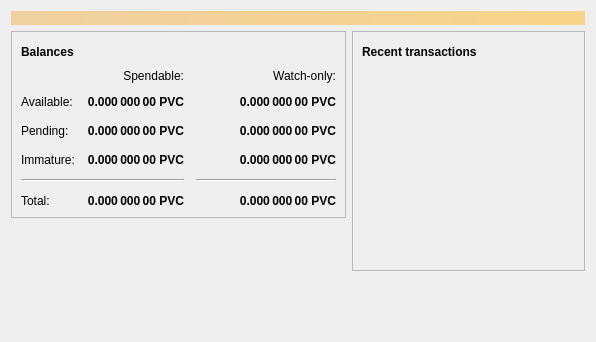
<?xml version="1.0" encoding="UTF-8"?>
<ui version="4.0">
 <class>OverviewPage</class>
 <widget class="QWidget" name="OverviewPage">
  <property name="geometry">
   <rect>
    <x>0</x>
    <y>0</y>
    <width>596</width>
    <height>342</height>
   </rect>
  </property>
  <property name="windowTitle">
   <string>Form</string>
  </property>
  <layout class="QVBoxLayout" name="topLayout">
   <item>
    <widget class="QLabel" name="labelAlerts">
     <property name="visible">
      <bool>false</bool>
     </property>
     <property name="styleSheet">
      <string notr="true">QLabel { background-color: qlineargradient(x1: 0, y1: 0, x2: 1, y2: 0, stop:0 #F0D0A0, stop:1 #F8D488); color:#000000; }</string>
     </property>
     <property name="wordWrap">
      <bool>true</bool>
     </property>
     <property name="margin">
      <number>3</number>
     </property>
     <property name="textInteractionFlags">
      <set>Qt::TextSelectableByMouse</set>
     </property>
    </widget>
   </item>
   <item>
    <layout class="QHBoxLayout" name="horizontalLayout" stretch="1,1">
     <item>
      <layout class="QVBoxLayout" name="verticalLayout_2">
       <item>
        <widget class="QFrame" name="frame">
         <property name="frameShape">
          <enum>QFrame::StyledPanel</enum>
         </property>
         <property name="frameShadow">
          <enum>QFrame::Raised</enum>
         </property>
         <layout class="QVBoxLayout" name="verticalLayout_4">
          <item>
           <layout class="QHBoxLayout" name="horizontalLayout_4">
            <item>
             <widget class="QLabel" name="label_5">
              <property name="font">
               <font>
                <weight>75</weight>
                <bold>true</bold>
               </font>
              </property>
              <property name="text">
               <string>Balances</string>
              </property>
             </widget>
            </item>
            <item>
             <widget class="QPushButton" name="labelWalletStatus">
              <property name="enabled">
               <bool>true</bool>
              </property>
              <property name="maximumSize">
               <size>
                <width>30</width>
                <height>16777215</height>
               </size>
              </property>
              <property name="toolTip">
               <string>The displayed information may be out of date. Your wallet automatically synchronizes with the Pivotalcoin network after a connection is established, but this process has not completed yet.</string>
              </property>
              <property name="text">
               <string/>
              </property>
              <property name="icon">
               <iconset resource="../pivotalcoin.qrc">
                <normaloff>:/icons/warning</normaloff>
                <disabledoff>:/icons/warning</disabledoff>:/icons/warning</iconset>
              </property>
              <property name="iconSize">
               <size>
                <width>24</width>
                <height>24</height>
               </size>
              </property>
              <property name="flat">
               <bool>true</bool>
              </property>
             </widget>
            </item>
            <item>
             <spacer name="horizontalSpacer_3">
              <property name="orientation">
               <enum>Qt::Horizontal</enum>
              </property>
              <property name="sizeHint" stdset="0">
               <size>
                <width>40</width>
                <height>20</height>
               </size>
              </property>
             </spacer>
            </item>
           </layout>
          </item>
          <item>
           <layout class="QGridLayout" name="gridLayout">
            <property name="spacing">
             <number>12</number>
            </property>
            <item row="2" column="2">
             <widget class="QLabel" name="labelWatchPending">
              <property name="font">
               <font>
                <weight>75</weight>
                <bold>true</bold>
               </font>
              </property>
              <property name="cursor">
               <cursorShape>IBeamCursor</cursorShape>
              </property>
              <property name="toolTip">
               <string>Unconfirmed transactions to watch-only addresses</string>
              </property>
              <property name="text">
               <string notr="true">0.000 000 00 PVC</string>
              </property>
              <property name="alignment">
               <set>Qt::AlignRight|Qt::AlignTrailing|Qt::AlignVCenter</set>
              </property>
              <property name="textInteractionFlags">
               <set>Qt::LinksAccessibleByMouse|Qt::TextSelectableByKeyboard|Qt::TextSelectableByMouse</set>
              </property>
             </widget>
            </item>
            <item row="2" column="1">
             <widget class="QLabel" name="labelUnconfirmed">
              <property name="font">
               <font>
                <weight>75</weight>
                <bold>true</bold>
               </font>
              </property>
              <property name="cursor">
               <cursorShape>IBeamCursor</cursorShape>
              </property>
              <property name="toolTip">
               <string>Total of transactions that have yet to be confirmed, and do not yet count toward the spendable balance</string>
              </property>
              <property name="text">
               <string notr="true">0.000 000 00 PVC</string>
              </property>
              <property name="alignment">
               <set>Qt::AlignRight|Qt::AlignTrailing|Qt::AlignVCenter</set>
              </property>
              <property name="textInteractionFlags">
               <set>Qt::LinksAccessibleByMouse|Qt::TextSelectableByKeyboard|Qt::TextSelectableByMouse</set>
              </property>
             </widget>
            </item>
            <item row="3" column="2">
             <widget class="QLabel" name="labelWatchImmature">
              <property name="font">
               <font>
                <weight>75</weight>
                <bold>true</bold>
               </font>
              </property>
              <property name="cursor">
               <cursorShape>IBeamCursor</cursorShape>
              </property>
              <property name="toolTip">
               <string>Mined balance in watch-only addresses that has not yet matured</string>
              </property>
              <property name="text">
               <string notr="true">0.000 000 00 PVC</string>
              </property>
              <property name="alignment">
               <set>Qt::AlignRight|Qt::AlignTrailing|Qt::AlignVCenter</set>
              </property>
              <property name="textInteractionFlags">
               <set>Qt::LinksAccessibleByMouse|Qt::TextSelectableByKeyboard|Qt::TextSelectableByMouse</set>
              </property>
             </widget>
            </item>
            <item row="4" column="0" colspan="2">
             <widget class="Line" name="line">
              <property name="orientation">
               <enum>Qt::Horizontal</enum>
              </property>
             </widget>
            </item>
            <item row="4" column="2">
             <widget class="Line" name="lineWatchBalance">
              <property name="sizePolicy">
               <sizepolicy hsizetype="Preferred" vsizetype="Fixed">
                <horstretch>0</horstretch>
                <verstretch>0</verstretch>
               </sizepolicy>
              </property>
              <property name="minimumSize">
               <size>
                <width>140</width>
                <height>0</height>
               </size>
              </property>
              <property name="orientation">
               <enum>Qt::Horizontal</enum>
              </property>
             </widget>
            </item>
            <item row="5" column="0">
             <widget class="QLabel" name="labelTotalText">
              <property name="text">
               <string>Total:</string>
              </property>
             </widget>
            </item>
            <item row="3" column="1">
             <widget class="QLabel" name="labelImmature">
              <property name="font">
               <font>
                <weight>75</weight>
                <bold>true</bold>
               </font>
              </property>
              <property name="cursor">
               <cursorShape>IBeamCursor</cursorShape>
              </property>
              <property name="toolTip">
               <string>Mined balance that has not yet matured</string>
              </property>
              <property name="text">
               <string notr="true">0.000 000 00 PVC</string>
              </property>
              <property name="alignment">
               <set>Qt::AlignRight|Qt::AlignTrailing|Qt::AlignVCenter</set>
              </property>
              <property name="textInteractionFlags">
               <set>Qt::LinksAccessibleByMouse|Qt::TextSelectableByKeyboard|Qt::TextSelectableByMouse</set>
              </property>
             </widget>
            </item>
            <item row="2" column="3">
             <spacer name="horizontalSpacer_2">
              <property name="orientation">
               <enum>Qt::Horizontal</enum>
              </property>
              <property name="sizeHint" stdset="0">
               <size>
                <width>40</width>
                <height>20</height>
               </size>
              </property>
             </spacer>
            </item>
            <item row="3" column="0">
             <widget class="QLabel" name="labelImmatureText">
              <property name="text">
               <string>Immature:</string>
              </property>
             </widget>
            </item>
            <item row="5" column="1">
             <widget class="QLabel" name="labelTotal">
              <property name="font">
               <font>
                <weight>75</weight>
                <bold>true</bold>
               </font>
              </property>
              <property name="cursor">
               <cursorShape>IBeamCursor</cursorShape>
              </property>
              <property name="toolTip">
               <string>Your current total balance</string>
              </property>
              <property name="text">
               <string notr="true">0.000 000 00 PVC</string>
              </property>
              <property name="alignment">
               <set>Qt::AlignRight|Qt::AlignTrailing|Qt::AlignVCenter</set>
              </property>
              <property name="textInteractionFlags">
               <set>Qt::LinksAccessibleByMouse|Qt::TextSelectableByKeyboard|Qt::TextSelectableByMouse</set>
              </property>
             </widget>
            </item>
            <item row="5" column="2">
             <widget class="QLabel" name="labelWatchTotal">
              <property name="font">
               <font>
                <weight>75</weight>
                <bold>true</bold>
               </font>
              </property>
              <property name="cursor">
               <cursorShape>IBeamCursor</cursorShape>
              </property>
              <property name="toolTip">
               <string>Current total balance in watch-only addresses</string>
              </property>
              <property name="text">
               <string notr="true">0.000 000 00 PVC</string>
              </property>
              <property name="alignment">
               <set>Qt::AlignRight|Qt::AlignTrailing|Qt::AlignVCenter</set>
              </property>
              <property name="textInteractionFlags">
               <set>Qt::LinksAccessibleByMouse|Qt::TextSelectableByKeyboard|Qt::TextSelectableByMouse</set>
              </property>
             </widget>
            </item>
            <item row="0" column="2">
             <widget class="QLabel" name="labelWatchonly">
              <property name="text">
               <string>Watch-only:</string>
              </property>
              <property name="alignment">
               <set>Qt::AlignRight|Qt::AlignTrailing|Qt::AlignVCenter</set>
              </property>
             </widget>
            </item>
            <item row="1" column="0">
             <widget class="QLabel" name="labelBalanceText">
              <property name="text">
               <string>Available:</string>
              </property>
             </widget>
            </item>
            <item row="1" column="1">
             <widget class="QLabel" name="labelBalance">
              <property name="font">
               <font>
                <weight>75</weight>
                <bold>true</bold>
               </font>
              </property>
              <property name="cursor">
               <cursorShape>IBeamCursor</cursorShape>
              </property>
              <property name="toolTip">
               <string>Your current spendable balance</string>
              </property>
              <property name="text">
               <string notr="true">0.000 000 00 PVC</string>
              </property>
              <property name="alignment">
               <set>Qt::AlignRight|Qt::AlignTrailing|Qt::AlignVCenter</set>
              </property>
              <property name="textInteractionFlags">
               <set>Qt::LinksAccessibleByMouse|Qt::TextSelectableByKeyboard|Qt::TextSelectableByMouse</set>
              </property>
             </widget>
            </item>
            <item row="1" column="2">
             <widget class="QLabel" name="labelWatchAvailable">
              <property name="font">
               <font>
                <weight>75</weight>
                <bold>true</bold>
               </font>
              </property>
              <property name="cursor">
               <cursorShape>IBeamCursor</cursorShape>
              </property>
              <property name="toolTip">
               <string>Your current balance in watch-only addresses</string>
              </property>
              <property name="text">
               <string notr="true">0.000 000 00 PVC</string>
              </property>
              <property name="alignment">
               <set>Qt::AlignRight|Qt::AlignTrailing|Qt::AlignVCenter</set>
              </property>
              <property name="textInteractionFlags">
               <set>Qt::LinksAccessibleByMouse|Qt::TextSelectableByKeyboard|Qt::TextSelectableByMouse</set>
              </property>
             </widget>
            </item>
            <item row="2" column="0">
             <widget class="QLabel" name="labelPendingText">
              <property name="text">
               <string>Pending:</string>
              </property>
             </widget>
            </item>
            <item row="0" column="1">
             <widget class="QLabel" name="labelSpendable">
              <property name="text">
               <string>Spendable:</string>
              </property>
              <property name="alignment">
               <set>Qt::AlignRight|Qt::AlignTrailing|Qt::AlignVCenter</set>
              </property>
             </widget>
            </item>
           </layout>
          </item>
         </layout>
        </widget>
       </item>
       <item>
        <spacer name="verticalSpacer">
         <property name="orientation">
          <enum>Qt::Vertical</enum>
         </property>
         <property name="sizeHint" stdset="0">
          <size>
           <width>20</width>
           <height>40</height>
          </size>
         </property>
        </spacer>
       </item>
      </layout>
     </item>
     <item>
      <layout class="QVBoxLayout" name="verticalLayout_3">
       <item>
        <widget class="QFrame" name="frame_2">
         <property name="frameShape">
          <enum>QFrame::StyledPanel</enum>
         </property>
         <property name="frameShadow">
          <enum>QFrame::Raised</enum>
         </property>
         <layout class="QVBoxLayout" name="verticalLayout">
          <item>
           <layout class="QHBoxLayout" name="horizontalLayout_2">
            <item>
             <widget class="QLabel" name="label_4">
              <property name="font">
               <font>
                <weight>75</weight>
                <bold>true</bold>
               </font>
              </property>
              <property name="text">
               <string>Recent transactions</string>
              </property>
             </widget>
            </item>
            <item>
             <widget class="QPushButton" name="labelTransactionsStatus">
              <property name="enabled">
               <bool>true</bool>
              </property>
              <property name="maximumSize">
               <size>
                <width>30</width>
                <height>16777215</height>
               </size>
              </property>
              <property name="toolTip">
               <string>The displayed information may be out of date. Your wallet automatically synchronizes with the Pivotalcoin network after a connection is established, but this process has not completed yet.</string>
              </property>
              <property name="text">
               <string/>
              </property>
              <property name="icon">
               <iconset resource="../pivotalcoin.qrc">
                <normaloff>:/icons/warning</normaloff>
                <disabledoff>:/icons/warning</disabledoff>:/icons/warning</iconset>
              </property>
              <property name="iconSize">
               <size>
                <width>24</width>
                <height>24</height>
               </size>
              </property>
              <property name="flat">
               <bool>true</bool>
              </property>
             </widget>
            </item>
            <item>
             <spacer name="horizontalSpacer">
              <property name="orientation">
               <enum>Qt::Horizontal</enum>
              </property>
              <property name="sizeHint" stdset="0">
               <size>
                <width>40</width>
                <height>20</height>
               </size>
              </property>
             </spacer>
            </item>
           </layout>
          </item>
          <item>
           <widget class="QListView" name="listTransactions">
            <property name="styleSheet">
             <string notr="true">QListView { background: transparent; }</string>
            </property>
            <property name="frameShape">
             <enum>QFrame::NoFrame</enum>
            </property>
            <property name="verticalScrollBarPolicy">
             <enum>Qt::ScrollBarAlwaysOff</enum>
            </property>
            <property name="horizontalScrollBarPolicy">
             <enum>Qt::ScrollBarAlwaysOff</enum>
            </property>
            <property name="selectionMode">
             <enum>QAbstractItemView::NoSelection</enum>
            </property>
           </widget>
          </item>
         </layout>
        </widget>
       </item>
       <item>
        <spacer name="verticalSpacer_2">
         <property name="orientation">
          <enum>Qt::Vertical</enum>
         </property>
         <property name="sizeHint" stdset="0">
          <size>
           <width>20</width>
           <height>40</height>
          </size>
         </property>
        </spacer>
       </item>
      </layout>
     </item>
    </layout>
   </item>
  </layout>
 </widget>
 <resources/>
 <connections/>
</ui>
